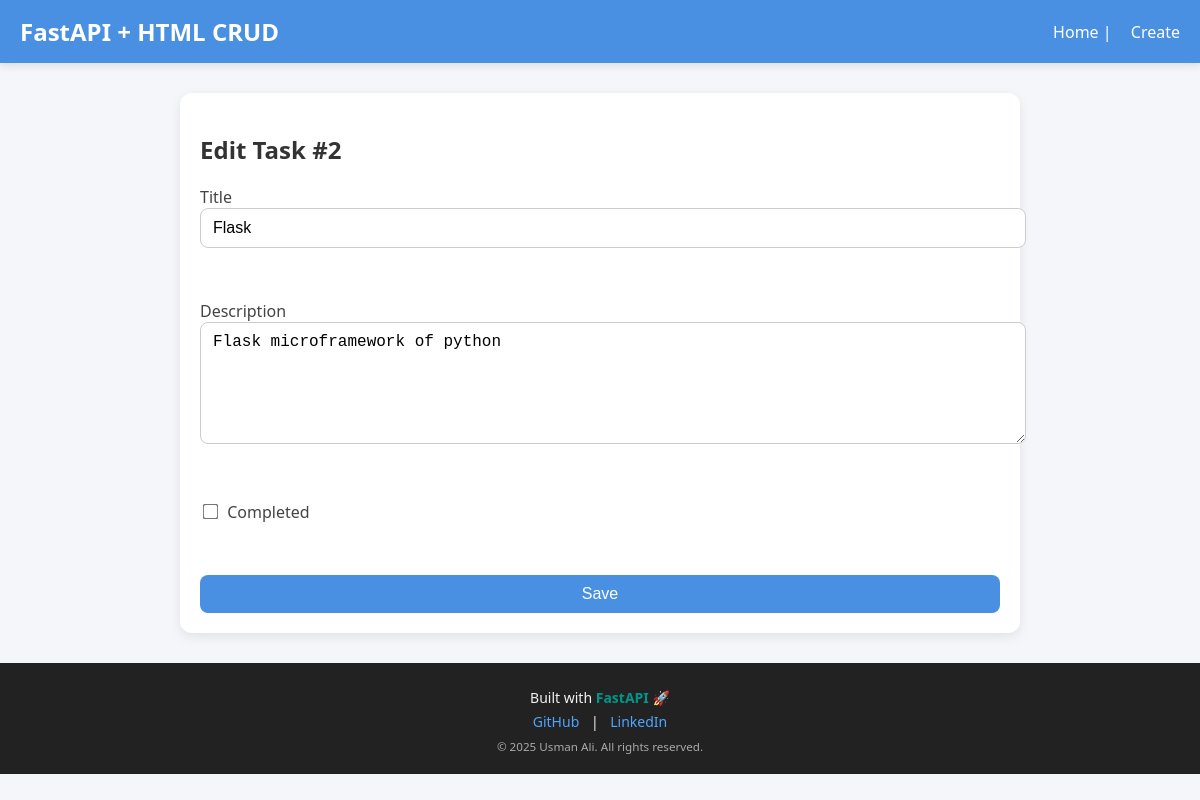
Page /edit/2 on the committed database.
### models.py (models this page shows)
class Task(Base):
    __tablename__ = "tasks"
    id = Column(Integer, primary_key=True, index=True)
    title = Column(String(200), nullable=False)
    description = Column(Text, default="")
    completed = Column(Boolean, default=False)

### main.py (the view)
@app.get("/edit/{task_id}")
def edit_task_form(request: Request, task_id: int, db: Session = Depends(get_db_session)):
    task = db.query(Task).filter(Task.id == task_id).first()
    if not task:
        raise HTTPException(status_code=404, detail="Task not found")
    return templates.TemplateResponse("edit.html", {"request": request, "task": task})

### templates/edit.html (shortened to what this page needs)
{% extends "base.html" %} {% block content %}
<h2>Edit Task #{{ task.id }}</h2>
<form method="post" action="/edit/{{ task.id }}">
  <label
    >Title<br /><input
      type="text"
      name="title"
      value="{{ task.title }}"
      required /></label
  ><br />
  <label
    >Description<br /><textarea name="description">
{{ task.description }}</textarea
    ></label
  ><br />
  <label
    ><input
      type="checkbox"
      name="completed"
      value="1"
    />
    Completed</label
  ><br />
  <button type="submit">Save</button>
</form>
{% endblock %}

### static/style.css (style rules this page uses)
body { font-family: "Segoe UI", Tahoma, Geneva, Verdana, sans-serif; margin: 0; background: #f4f6f9; color: #333; animation: fadeIn 0.6s ease-in-out; }
h2 { margin-bottom: 20px; color: #333; }
form { display: flex; flex-direction: column; gap: 15px; animation: slideUp 0.6s ease; }
label { font-weight: 500; color: #444; }
input[type="text"], textarea { width: 100%; padding: 10px 12px; border: 1px solid #ccc; border-radius: 8px; font-size: 1rem; transition: all 0.3s ease; }
textarea { min-height: 100px; resize: vertical; }
input[type="checkbox"] { margin-right: 6px; transform: scale(1.2); }
button { padding: 10px 15px; background: #4a90e2; color: #fff; font-size: 1rem; border: none; border-radius: 8px; cursor: pointer; transition: all 0.3s ease; }

### rows in the picture
Task: id "2", title "Flask", description "Flask microframework of python"
